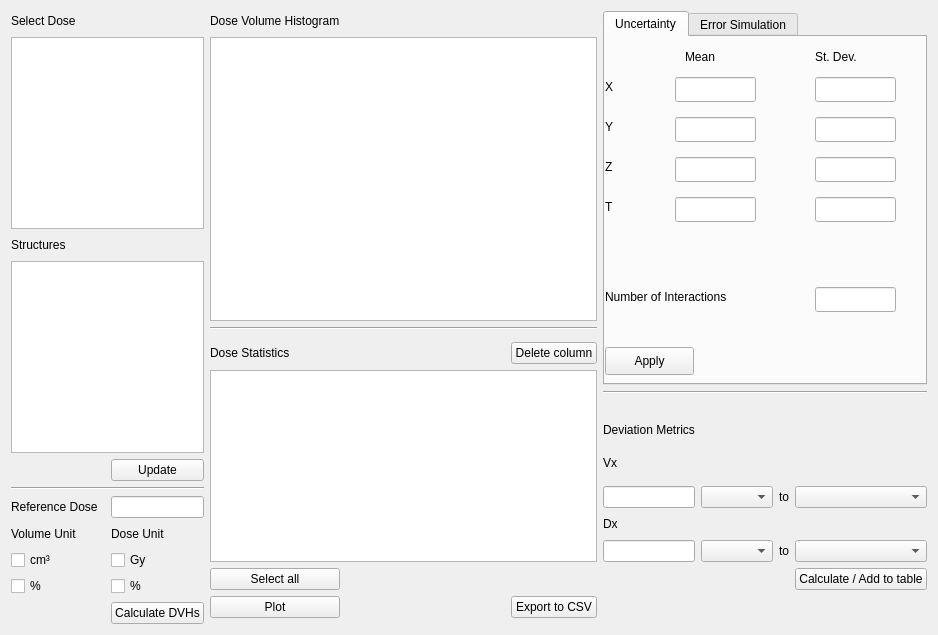
          <widget class="QWidget" name="Plan_Evaluation">
           <attribute name="title">
            <string>Plan Evaluation </string>
           </attribute>
           <layout class="QGridLayout" name="gridLayout_59" columnstretch="1,2,1">
            <item row="0" column="0">
             <layout class="QGridLayout" name="plan_eval_grid_left" columnstretch="3,1,3">
              <item row="18" column="2">
               <widget class="QCheckBox" name="dose_unit_Gy">
                <property name="text">
                 <string>Gy</string>
                </property>
               </widget>
              </item>
              <item row="17" column="1">
               <spacer name="HS_6">
                <property name="orientation">
                 <enum>Qt::Horizontal</enum>
                </property>
                <property name="sizeHint" stdset="0">
                 <size>
                  <width>40</width>
                  <height>20</height>
                 </size>
                </property>
               </spacer>
              </item>
              <item row="17" column="2">
               <widget class="QLabel" name="DoseUnit">
                <property name="text">
                 <string>Dose Unit</string>
                </property>
               </widget>
              </item>
              <item row="17" column="0">
               <widget class="QLabel" name="VolumeUnit">
                <property name="text">
                 <string>Volume Unit</string>
                </property>
               </widget>
              </item>
              <item row="16" column="1">
               <spacer name="HS_1">
                <property name="orientation">
                 <enum>Qt::Horizontal</enum>
                </property>
                <property name="sizeHint" stdset="0">
                 <size>
                  <width>40</width>
                  <height>20</height>
                 </size>
                </property>
               </spacer>
              </item>
              <item row="13" column="0" colspan="3">
               <widget class="QListWidget" name="struct_list_DVH"/>
              </item>
              <item row="20" column="2">
               <widget class="QPushButton" name="button_calculate_dvhs">
                <property name="text">
                 <string>Calculate DVHs</string>
                </property>
               </widget>
              </item>
              <item row="2" column="0">
               <widget class="QLabel" name="select_dose">
                <property name="text">
                 <string>Select Dose</string>
                </property>
               </widget>
              </item>
              <item row="16" column="2">
               <widget class="QLineEdit" name="box_reference_dose"/>
              </item>
              <item row="20" column="0" colspan="2">
               <spacer name="HS_2">
                <property name="orientation">
                 <enum>Qt::Horizontal</enum>
                </property>
                <property name="sizeHint" stdset="0">
                 <size>
                  <width>40</width>
                  <height>20</height>
                 </size>
                </property>
               </spacer>
              </item>
              <item row="19" column="0">
               <widget class="QCheckBox" name="volume_unit_percentage">
                <property name="text">
                 <string>%</string>
                </property>
               </widget>
              </item>
              <item row="18" column="1">
               <spacer name="HS_5">
                <property name="orientation">
                 <enum>Qt::Horizontal</enum>
                </property>
                <property name="sizeHint" stdset="0">
                 <size>
                  <width>40</width>
                  <height>20</height>
                 </size>
                </property>
               </spacer>
              </item>
              <item row="6" column="1" colspan="2">
               <spacer name="HS_8">
                <property name="orientation">
                 <enum>Qt::Horizontal</enum>
                </property>
                <property name="sizeHint" stdset="0">
                 <size>
                  <width>40</width>
                  <height>20</height>
                 </size>
                </property>
               </spacer>
              </item>
              <item row="19" column="1">
               <spacer name="HS_4">
                <property name="orientation">
                 <enum>Qt::Horizontal</enum>
                </property>
                <property name="sizeHint" stdset="0">
                 <size>
                  <width>40</width>
                  <height>20</height>
                 </size>
                </property>
               </spacer>
              </item>
              <item row="14" column="0" colspan="2">
               <spacer name="HS_3">
                <property name="orientation">
                 <enum>Qt::Horizontal</enum>
                </property>
                <property name="sizeHint" stdset="0">
                 <size>
                  <width>40</width>
                  <height>20</height>
                 </size>
                </property>
               </spacer>
              </item>
              <item row="18" column="0">
               <widget class="QCheckBox" name="volume_unit_cm3">
                <property name="text">
                 <string>cm³</string>
                </property>
               </widget>
              </item>
              <item row="6" column="0">
               <widget class="QLabel" name="Structures">
                <property name="text">
                 <string>Structures</string>
                </property>
               </widget>
              </item>
              <item row="2" column="1" colspan="2">
               <spacer name="HS_7">
                <property name="orientation">
                 <enum>Qt::Horizontal</enum>
                </property>
                <property name="sizeHint" stdset="0">
                 <size>
                  <width>40</width>
                  <height>20</height>
                 </size>
                </property>
               </spacer>
              </item>
              <item row="19" column="2">
               <widget class="QCheckBox" name="dose_unit_percentage">
                <property name="text">
                 <string>%</string>
                </property>
               </widget>
              </item>
              <item row="4" column="0" colspan="3">
               <widget class="QListWidget" name="box_select_dose"/>
              </item>
              <item row="16" column="0">
               <widget class="QLabel" name="reference_dose">
                <property name="text">
                 <string>Reference Dose</string>
                </property>
               </widget>
              </item>
              <item row="14" column="2">
               <widget class="QPushButton" name="button_update_select_dose">
                <property name="text">
                 <string>Update</string>
                </property>
               </widget>
              </item>
              <item row="15" column="0" colspan="3">
               <widget class="Line" name="horizontalline_left_grid">
                <property name="orientation">
                 <enum>Qt::Horizontal</enum>
                </property>
               </widget>
              </item>
             </layout>
            </item>
            <item row="0" column="1">
             <layout class="QGridLayout" name="plan_eval_grid_middle" rowstretch="0,4,4,0,0,0,0,0,0,0" columnstretch="1,2,1,0">
              <item row="0" column="2" colspan="2">
               <spacer name="HS_11">
                <property name="orientation">
                 <enum>Qt::Horizontal</enum>
                </property>
                <property name="sizeHint" stdset="0">
                 <size>
                  <width>40</width>
                  <height>20</height>
                 </size>
                </property>
               </spacer>
              </item>
              <item row="5" column="0">
               <widget class="QLabel" name="DoseStatistics">
                <property name="text">
                 <string>Dose Statistics </string>
                </property>
               </widget>
              </item>
              <item row="9" column="0">
               <widget class="Line" name="verticalline_middle_grid">
                <property name="orientation">
                 <enum>Qt::Vertical</enum>
                </property>
               </widget>
              </item>
              <item row="7" column="0">
               <widget class="QPushButton" name="button_select_all_rows_DST">
                <property name="text">
                 <string>Select all</string>
                </property>
               </widget>
              </item>
              <item row="1" column="0" colspan="4">
               <widget class="QGraphicsView" name="view_dvhs"/>
              </item>
              <item row="0" column="0">
               <widget class="QLabel" name="DVHs">
                <property name="text">
                 <string>Dose Volume Histogram</string>
                </property>
               </widget>
              </item>
              <item row="4" column="0">
               <widget class="Line" name="line_split_planevaluation_2">
                <property name="orientation">
                 <enum>Qt::Vertical</enum>
                </property>
               </widget>
              </item>
              <item row="8" column="0">
               <widget class="QPushButton" name="button_update_plot">
                <property name="text">
                 <string>Plot</string>
                </property>
               </widget>
              </item>
              <item row="6" column="0" colspan="4">
               <widget class="QTableWidget" name="table_dose_stats"/>
              </item>
              <item row="2" column="0" colspan="4">
               <widget class="Line" name="line_split_planevaluation_3">
                <property name="orientation">
                 <enum>Qt::Horizontal</enum>
                </property>
               </widget>
              </item>
              <item row="5" column="1">
               <spacer name="HS_10">
                <property name="orientation">
                 <enum>Qt::Horizontal</enum>
                </property>
                <property name="sizeHint" stdset="0">
                 <size>
                  <width>40</width>
                  <height>20</height>
                 </size>
                </property>
               </spacer>
              </item>
              <item row="5" column="2" colspan="2">
               <widget class="QPushButton" name="button_delete_column">
                <property name="text">
                 <string>Delete column</string>
                </property>
               </widget>
              </item>
              <item row="8" column="1">
               <spacer name="HS_9">
                <property name="orientation">
                 <enum>Qt::Horizontal</enum>
                </property>
                <property name="sizeHint" stdset="0">
                 <size>
                  <width>40</width>
                  <height>20</height>
                 </size>
                </property>
               </spacer>
              </item>
              <item row="7" column="1">
               <spacer name="HS_17">
                <property name="orientation">
                 <enum>Qt::Horizontal</enum>
                </property>
                <property name="sizeHint" stdset="0">
                 <size>
                  <width>40</width>
                  <height>20</height>
                 </size>
                </property>
               </spacer>
              </item>
              <item row="8" column="2" colspan="2">
               <widget class="QPushButton" name="button_export_dose_stats_to_excel">
                <property name="text">
                 <string>Export to CSV</string>
                </property>
               </widget>
              </item>
             </layout>
            </item>
            <item row="0" column="2">
             <layout class="QGridLayout" name="plan_eval_grid_right" rowstretch="4,7,0,0,0,0,0,0,0,0,1,0,0,0,0,0,1,1" columnstretch="1,1,1,1">
              <item row="12" column="0">
               <widget class="QLabel" name="Dxx">
                <property name="text">
                 <string>Dx</string>
                </property>
               </widget>
              </item>
              <item row="11" column="1">
               <widget class="QComboBox" name="vxx_input_dropdown"/>
              </item>
              <item row="11" column="2">
               <widget class="QLabel" name="vxx_t_label">
                <property name="text">
                 <string>to</string>
                </property>
               </widget>
              </item>
              <item row="16" column="0" colspan="3">
               <spacer name="HS_12">
                <property name="orientation">
                 <enum>Qt::Horizontal</enum>
                </property>
                <property name="sizeHint" stdset="0">
                 <size>
                  <width>40</width>
                  <height>20</height>
                 </size>
                </property>
               </spacer>
              </item>
              <item row="15" column="0">
               <widget class="QLineEdit" name="dxx_input_value"/>
              </item>
              <item row="8" column="0" colspan="4">
               <spacer name="HS_13">
                <property name="orientation">
                 <enum>Qt::Horizontal</enum>
                </property>
                <property name="sizeHint" stdset="0">
                 <size>
                  <width>40</width>
                  <height>20</height>
                 </size>
                </property>
               </spacer>
              </item>
              <item row="15" column="1">
               <widget class="QComboBox" name="dxx_input_dropdown"/>
              </item>
              <item row="16" column="3">
               <widget class="QPushButton" name="button_calculate_vxx_dxx">
                <property name="text">
                 <string>Calculate / Add to table</string>
                </property>
               </widget>
              </item>
              <item row="10" column="1" colspan="3">
               <spacer name="HS_16">
                <property name="orientation">
                 <enum>Qt::Horizontal</enum>
                </property>
                <property name="sizeHint" stdset="0">
                 <size>
                  <width>40</width>
                  <height>20</height>
                 </size>
                </property>
               </spacer>
              </item>
              <item row="11" column="0">
               <widget class="QLineEdit" name="vxx_input_value"/>
              </item>
              <item row="10" column="0">
               <widget class="QLabel" name="Vxx">
                <property name="text">
                 <string>Vx</string>
                </property>
               </widget>
              </item>
              <item row="15" column="3">
               <widget class="QComboBox" name="dxx_output_dropdown"/>
              </item>
              <item row="15" column="2">
               <widget class="QLabel" name="dxx_to_label">
                <property name="text">
                 <string>to</string>
                </property>
               </widget>
              </item>
              <item row="12" column="1" colspan="3">
               <spacer name="HS_14">
                <property name="orientation">
                 <enum>Qt::Horizontal</enum>
                </property>
                <property name="sizeHint" stdset="0">
                 <size>
                  <width>40</width>
                  <height>20</height>
                 </size>
                </property>
               </spacer>
              </item>
              <item row="11" column="3">
               <widget class="QComboBox" name="vxx_output_dropdown"/>
              </item>
              <item row="17" column="0" colspan="4">
               <spacer name="HS_15">
                <property name="orientation">
                 <enum>Qt::Horizontal</enum>
                </property>
                <property name="sizeHint" stdset="0">
                 <size>
                  <width>40</width>
                  <height>20</height>
                 </size>
                </property>
               </spacer>
              </item>
              <item row="7" column="0" colspan="4">
               <widget class="Line" name="line_grid_right">
                <property name="orientation">
                 <enum>Qt::Horizontal</enum>
                </property>
               </widget>
              </item>
              <item row="0" column="0" rowspan="2" colspan="4">
               <widget class="QTabWidget" name="tab_errors">
                <property name="currentIndex">
                 <number>0</number>
                </property>
                <widget class="QWidget" name="uncertainty">
                 <attribute name="title">
                  <string>Uncertainty</string>
                 </attribute>
                 <widget class="QLabel" name="Mean">
                  <property name="geometry">
                   <rect>
                    <x>80</x>
                    <y>10</y>
                    <width>69</width>
                    <height>20</height>
                   </rect>
                  </property>
                  <property name="text">
                   <string>Mean</string>
                  </property>
                 </widget>
                 <widget class="QLineEdit" name="box_Y_std_input">
                  <property name="geometry">
                   <rect>
                    <x>210</x>
                    <y>80</y>
                    <width>81</width>
                    <height>25</height>
                   </rect>
                  </property>
                 </widget>
                 <widget class="QLabel" name="NumberOfInteractions">
                  <property name="geometry">
                   <rect>
                    <x>0</x>
                    <y>250</y>
                    <width>171</width>
                    <height>20</height>
                   </rect>
                  </property>
                  <property name="text">
                   <string>Number of Interactions</string>
                  </property>
                 </widget>
                 <widget class="QLabel" name="Y">
                  <property name="geometry">
                   <rect>
                    <x>0</x>
                    <y>80</y>
                    <width>31</width>
                    <height>20</height>
                   </rect>
                  </property>
                  <property name="text">
                   <string>Y</string>
                  </property>
                 </widget>
                 <widget class="QLineEdit" name="box_X_std_input">
                  <property name="geometry">
                   <rect>
                    <x>210</x>
                    <y>40</y>
                    <width>81</width>
                    <height>25</height>
                   </rect>
                  </property>
                 </widget>
                 <widget class="QLineEdit" name="box_Z_mean_input">
                  <property name="geometry">
                   <rect>
                    <x>70</x>
                    <y>120</y>
                    <width>81</width>
                    <height>25</height>
                   </rect>
                  </property>
                 </widget>
                 <widget class="QLineEdit" name="box_X_mean_input">
                  <property name="geometry">
                   <rect>
                    <x>70</x>
                    <y>40</y>
                    <width>81</width>
                    <height>25</height>
                   </rect>
                  </property>
                 </widget>
                 <widget class="QLabel" name="StandardDeviation">
                  <property name="geometry">
                   <rect>
                    <x>210</x>
                    <y>10</y>
                    <width>69</width>
                    <height>20</height>
                   </rect>
                  </property>
                  <property name="text">
                   <string>St. Dev.</string>
                  </property>
                 </widget>
                 <widget class="QLabel" name="X">
                  <property name="geometry">
                   <rect>
                    <x>0</x>
                    <y>40</y>
                    <width>31</width>
                    <height>20</height>
                   </rect>
                  </property>
                  <property name="text">
                   <string>X</string>
                  </property>
                 </widget>
                 <widget class="QLabel" name="T">
                  <property name="geometry">
                   <rect>
                    <x>0</x>
                    <y>160</y>
                    <width>31</width>
                    <height>20</height>
                   </rect>
                  </property>
                  <property name="text">
                   <string>T</string>
                  </property>
                 </widget>
                 <widget class="QPushButton" name="button_apply_uncertainty">
                  <property name="geometry">
                   <rect>
                    <x>0</x>
                    <y>310</y>
                    <width>89</width>
                    <height>28</height>
                   </rect>
                  </property>
                  <property name="text">
                   <string>Apply</string>
                  </property>
                 </widget>
                 <widget class="QLineEdit" name="box_T_mean_input">
                  <property name="geometry">
                   <rect>
                    <x>70</x>
                    <y>160</y>
                    <width>81</width>
                    <height>25</height>
                   </rect>
                  </property>
                 </widget>
                 <widget class="QLineEdit" name="box_Z_std_input">
                  <property name="geometry">
                   <rect>
                    <x>210</x>
                    <y>120</y>
                    <width>81</width>
                    <height>25</height>
                   </rect>
                  </property>
                 </widget>
                 <widget class="QLineEdit" name="box_T_std_input">
                  <property name="geometry">
                   <rect>
                    <x>210</x>
                    <y>160</y>
                    <width>81</width>
                    <height>25</height>
                   </rect>
                  </property>
                 </widget>
                 <widget class="QLineEdit" name="box_Y_mean_input">
                  <property name="geometry">
                   <rect>
                    <x>70</x>
                    <y>80</y>
                    <width>81</width>
                    <height>25</height>
                   </rect>
                  </property>
                 </widget>
                 <widget class="QLabel" name="Z">
                  <property name="geometry">
                   <rect>
                    <x>0</x>
                    <y>120</y>
                    <width>31</width>
                    <height>20</height>
                   </rect>
                  </property>
                  <property name="text">
                   <string>Z</string>
                  </property>
                 </widget>
                 <widget class="QLineEdit" name="box_number_of_interactions">
                  <property name="geometry">
                   <rect>
                    <x>210</x>
                    <y>250</y>
                    <width>81</width>
                    <height>25</height>
                   </rect>
                  </property>
                 </widget>
                 <widget class="QPushButton" name="button_show_uncertainty_bands">
                  <property name="geometry">
                   <rect>
                    <x>0</x>
                    <y>360</y>
                    <width>89</width>
                    <height>28</height>
                   </rect>
                  </property>
                  <property name="text">
                   <string>Show Bands</string>
                  </property>
                 </widget>
                </widget>
                <widget class="QWidget" name="error_simulation">
                 <attribute name="title">
                  <string>Error Simulation</string>
                 </attribute>
                </widget>
               </widget>
              </item>
              <item row="9" column="0">
               <widget class="QLabel" name="Deviation_Metrics">
                <property name="text">
                 <string>Deviation Metrics</string>
                </property>
               </widget>
              </item>
              <item row="9" column="1" colspan="3">
               <spacer name="HS_18">
                <property name="orientation">
                 <enum>Qt::Horizontal</enum>
                </property>
                <property name="sizeHint" stdset="0">
                 <size>
                  <width>40</width>
                  <height>20</height>
                 </size>
                </property>
               </spacer>
              </item>
             </layout>
            </item>
           </layout>
          </widget>
